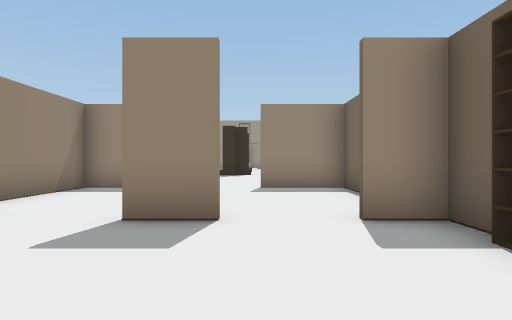
View 1 (above)

17 first-person views from a walk through a scene from a Unity 3-D project. The camera is 1.4 m above the floor, looks level and sees 75° across. The floor is counted in squares, 2 m on a side. Each view is taken from the middle of a square. On the plan, view 1 faces up. The plan holds only what a view shows up to about 10 squares ahead; the rest is blank. The place goes on beyond the plan. The player is left out. Door leaves are left out, so doorways stand open.

View 2
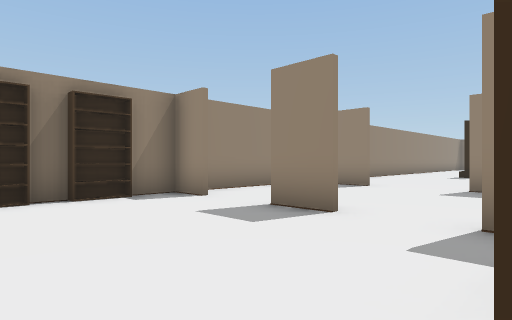

View 3
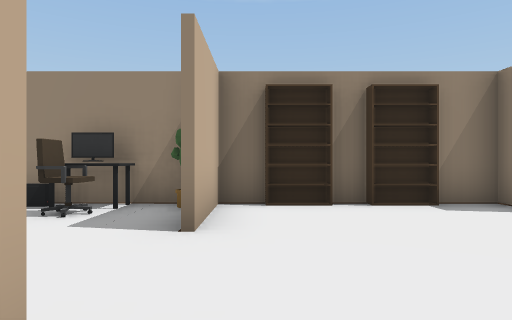

View 4
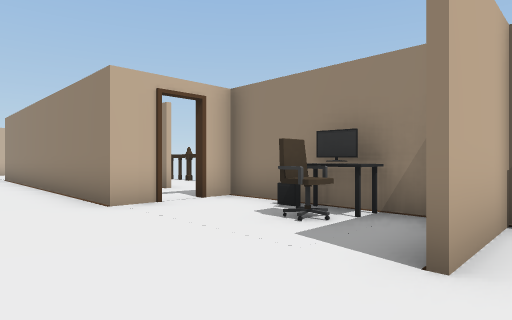

View 5
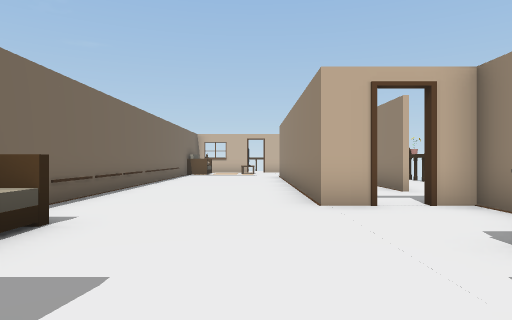

View 6
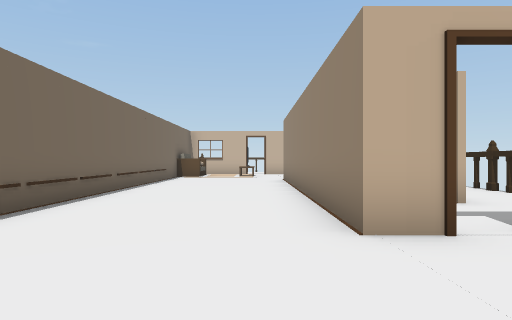

View 7
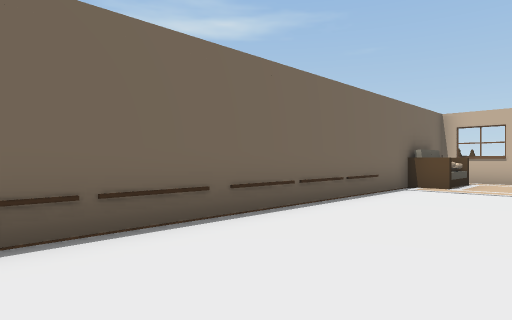

View 8
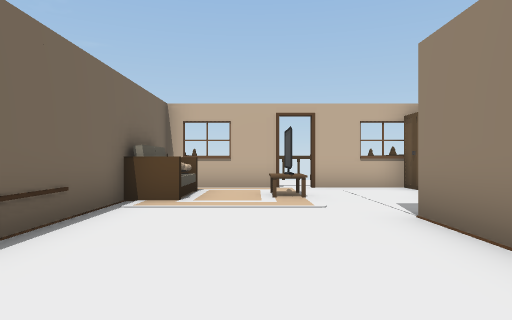

View 9
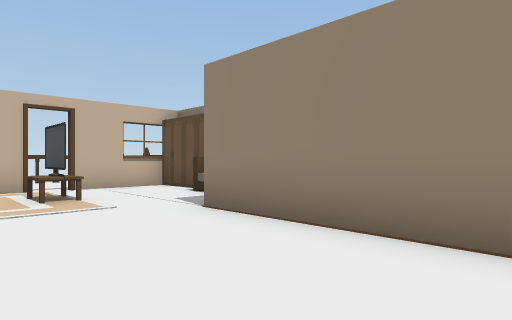

View 10
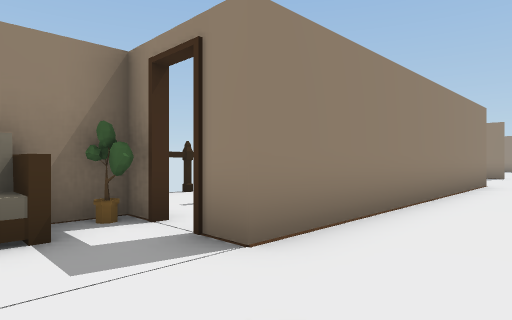

View 11
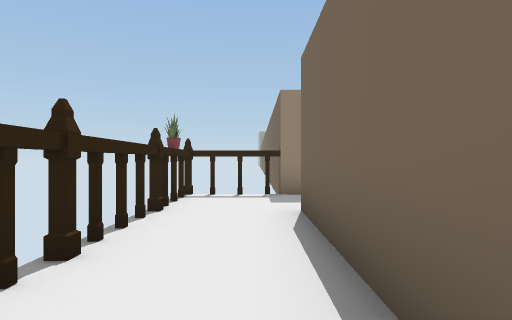

View 12
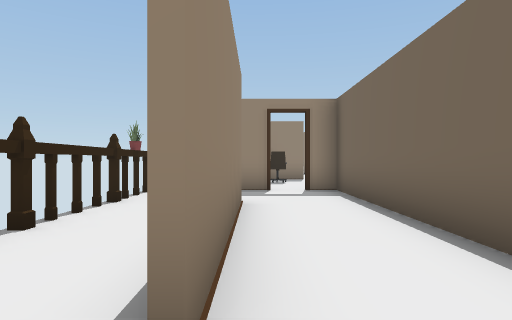

View 13
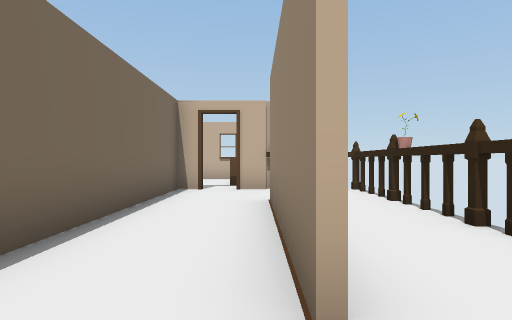

View 14
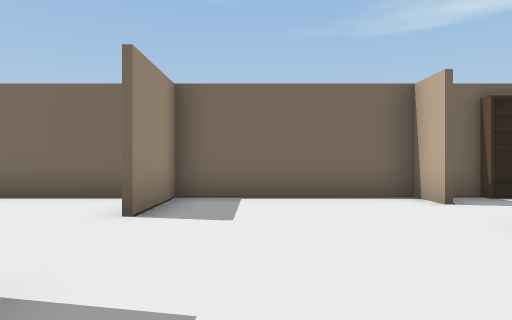

View 15
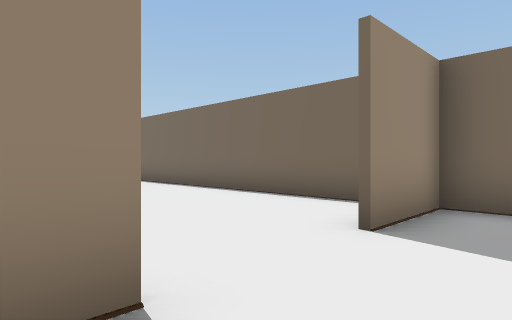

View 16
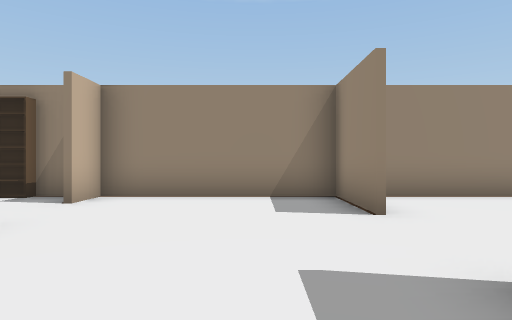

View 17
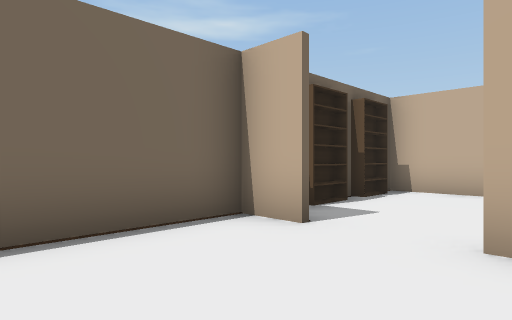

### Floor plan
Points are (right, up) in squares from view 1. A wall is a line through its corners. A room is listed if a view was taken in it or the views show most of it. See-through windows are left out.
Room 1 (views 1, 2, 3, 4, 5, 6, 7, 8, 9, 10, 11, 12, 13, 14, 15, 16, 17)
walls: (0.1, -0.6) (2.2, -0.6) (2.2, 0.8); (-2.9, -5.1) (-2, -5.1) (-2, -14.1) (-2.7, -14.1); (-3.6, -5.2) (-4.5, -5.2); (-4.4, -3.4) (-4.4, -5.1) (-3.6, -5.1); (2, 0.1) (2, 1.2); (2.2, 1.1) (2.2, 2.6); (-4.1, 1.2) (-4.1, 0.1); (2, 1.8) (2, 2.9); (2.2, 2.8) (2.2, 12.5); (-4.1, 2.9) (-4.1, 1.8); (-0.4, 3.9) (-1.6, 3.9); (-3.4, 3.9) (-4.4, 3.9); (1.2, 4) (2.2, 4); (2.3, 3.9) (1.3, 3.9); (-4.4, 4) (-3.4, 4); (-4.4, -11.2) (-4.4, -7.2) (-4.4, -11.9); (-2.8, -14) (-2.1, -14) (-2.1, -5.2) (-2.9, -5.2); (-2.2, 8.5) (-4.4, 8.5); (2.2, 8.5) (0.1, 8.5); (-4.4, -14.5) (-4.4, -15.4); (2.2, -15.4) (2.2, -4.1); (-3.8, -16.5) (-3.8, -18.5) (-1.4, -18.5); (-4.4, 12) (-4.4, -0.6) (-2.2, -0.6); (-0.6, -18.5) (2.2, -18.5)
objects: other object (-6, -14) to (-5, -14); other object (-6, -11); other object (-6, -9); other object (-6, -6); other object (-6, -5) to (-5, -5); other object (-4, -16); other object (-4, -14); computer (-4, -3); computer (-4, -2); chair (-3, -2); table (-1, -17) to (-1, -16); other object (1, -17); other object (2, -17); other object (2, -16); other object (2, -3)

Where each view was taken, in squares from view 1:
view 1: 0 up, 0 right, facing up
view 2: 0 up, 2 right, facing up-left
view 3: 0 up, 1 right, facing left
view 4: 0 up, 0 right, facing down-left
view 5: 0 up, 1 left, facing down
view 6: 2 down, 1 left, facing down
view 7: 7 down, 1 left, facing down-right
view 8: 10 down, 0 right, facing down
view 9: 10 down, 1 right, facing down-left
view 10: 16 down, 0 right, facing up-left
view 11: 12 down, 5 left, facing up
view 12: 13 down, 4 left, facing up
view 13: 6 down, 4 left, facing down
view 14: 7 up, 4 left, facing right
view 15: 7 up, 3 left, facing up-right
view 16: 7 up, 2 right, facing left
view 17: 7 up, 1 left, facing down-right
